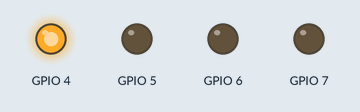
This program was run on a simulated Raspberry Pi (BCM pin numbers). On the bench: output pins drawn as LEDs (lit = HIGH).

Above: at 0.05 s.
At 1.35 s:
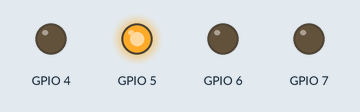
At 2.15 s:
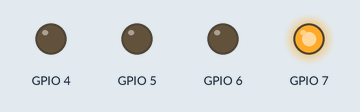
At 2.85 s:
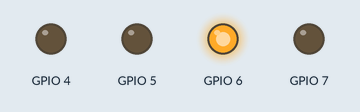
Timing chart, 0 to 3.1 s (numbered marks = the images above):
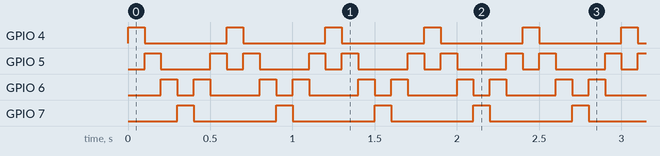

Measured:
- by itself, GPIO 4, GPIO 7: alternates HIGH for 0.10 s and LOW for 0.50 s
- by itself, GPIO 5: repeats every 0.60 s: LOW 0.30 s, HIGH 0.10 s, LOW 0.10 s, HIGH 0.10 s
- by itself, GPIO 6: repeats every 0.60 s: LOW 0.10 s, HIGH 0.10 s, LOW 0.30 s, HIGH 0.10 s

The program:

Ex4.py
```python
import time
import RPi.GPIO as GPIO

pins = range(4, 8)
GPIO.setwarnings(False)
GPIO.setmode(GPIO.BCM)
for pin in pins:
    GPIO.setup(pin, GPIO.OUT)

step = 1
idx = 0
while True:
    previous = pins[idx - step]
    GPIO.output(previous, GPIO.LOW)
    current = pins[idx]
    GPIO.output(current, GPIO.HIGH)

    if idx == len(pins) - 1:
        step = -1
    elif idx == 0:
        step = 1
    idx += step

    time.sleep(.1)
```
